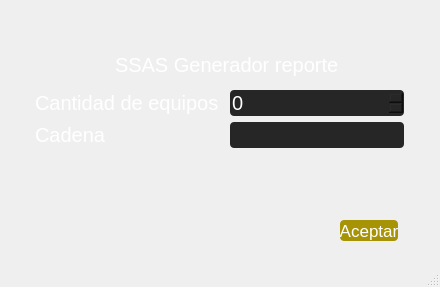
<?xml version="1.0" encoding="UTF-8"?>
<ui version="4.0">
 <class>Ventana</class>
 <widget class="QMainWindow" name="Ventana">
  <property name="geometry">
   <rect>
    <x>0</x>
    <y>0</y>
    <width>440</width>
    <height>287</height>
   </rect>
  </property>
  <property name="windowTitle">
   <string>MainWindow</string>
  </property>
  <property name="windowIcon">
   <iconset>
    <normaloff>../img/logoCASA.png</normaloff>../img/logoCASA.png</iconset>
  </property>
  <property name="styleSheet">
   <string notr="true">QLineEdit,QSpinBox{
background-color:#262626;
color:#fff;
border:4px;
border-radius:4px;
font-size:20px;
font-family:helvetica;
border-radius: 4px;
}

QLabel{
margin-left: 10%; 
color: #FFFFFF;
border:4px;
font-size:20px solid;

}
QPushButton{
		background-color:#A69306;
		border-radius: 4px;
		border: 4Px;		
		color: #fff;
		font-family: 'Roboto';
		font-size: 17px;
	}

QPushButton:hover{color:#fff;background-color:black;border-radius: 4px;
		border: 4Px;	}</string>
  </property>
  <property name="iconSize">
   <size>
    <width>30</width>
    <height>30</height>
   </size>
  </property>
  <property name="documentMode">
   <bool>false</bool>
  </property>
  <widget class="QWidget" name="centralwidget">
   <widget class="QLabel" name="label_4">
    <property name="geometry">
     <rect>
      <x>100</x>
      <y>50</y>
      <width>291</width>
      <height>30</height>
     </rect>
    </property>
    <property name="inputMethodHints">
     <set>Qt::ImhHiddenText</set>
    </property>
    <property name="text">
     <string>SSAS Generador reporte </string>
    </property>
   </widget>
   <widget class="QPushButton" name="boton">
    <property name="geometry">
     <rect>
      <x>340</x>
      <y>220</y>
      <width>58</width>
      <height>21</height>
     </rect>
    </property>
    <property name="text">
     <string>Aceptar</string>
    </property>
    <property name="flat">
     <bool>false</bool>
    </property>
   </widget>
   <widget class="QWidget" name="layoutWidget">
    <property name="geometry">
     <rect>
      <x>20</x>
      <y>90</y>
      <width>384</width>
      <height>60</height>
     </rect>
    </property>
    <layout class="QGridLayout" name="gridLayout">
     <item row="0" column="0">
      <widget class="QLabel" name="label_2">
       <property name="inputMethodHints">
        <set>Qt::ImhHiddenText</set>
       </property>
       <property name="text">
        <string>Cantidad de equipos</string>
       </property>
      </widget>
     </item>
     <item row="0" column="1">
      <widget class="QSpinBox" name="cantidadE">
       <property name="maximum">
        <number>24</number>
       </property>
      </widget>
     </item>
     <item row="1" column="0">
      <widget class="QLabel" name="label_3">
       <property name="inputMethodHints">
        <set>Qt::ImhHiddenText</set>
       </property>
       <property name="text">
        <string>Cadena</string>
       </property>
      </widget>
     </item>
     <item row="1" column="1">
      <widget class="QLineEdit" name="cadena">
       <property name="toolTip">
        <string/>
       </property>
       <property name="styleSheet">
        <string notr="true"/>
       </property>
       <property name="inputMethodHints">
        <set>Qt::ImhHiddenText</set>
       </property>
       <property name="text">
        <string/>
       </property>
       <property name="cursorMoveStyle">
        <enum>Qt::VisualMoveStyle</enum>
       </property>
      </widget>
     </item>
    </layout>
   </widget>
  </widget>
  <widget class="QMenuBar" name="menubar">
   <property name="geometry">
    <rect>
     <x>0</x>
     <y>0</y>
     <width>440</width>
     <height>21</height>
    </rect>
   </property>
  </widget>
  <widget class="QStatusBar" name="statusbar"/>
 </widget>
 <resources/>
 <connections/>
</ui>
